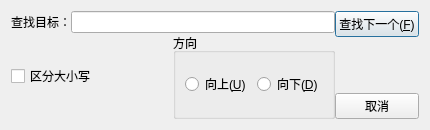
<?xml version="1.0" encoding="UTF-8"?>
<ui version="4.0">
 <class>SearchDialog</class>
 <widget class="QDialog" name="SearchDialog">
  <property name="geometry">
   <rect>
    <x>0</x>
    <y>0</y>
    <width>430</width>
    <height>130</height>
   </rect>
  </property>
  <property name="maximumSize">
   <size>
    <width>430</width>
    <height>130</height>
   </size>
  </property>
  <property name="windowTitle">
   <string>查找</string>
  </property>
  <property name="windowIcon">
   <iconset resource="res.qrc">
    <normaloff>:/images/Find.png</normaloff>:/images/Find.png</iconset>
  </property>
  <layout class="QGridLayout" name="gridLayout">
   <item row="0" column="0">
    <layout class="QHBoxLayout" name="horizontalLayout_4">
     <property name="spacing">
      <number>0</number>
     </property>
     <item>
      <layout class="QVBoxLayout" name="verticalLayout_3">
       <item>
        <layout class="QHBoxLayout" name="horizontalLayout">
         <item>
          <widget class="QLabel" name="label">
           <property name="text">
            <string>查找目标：</string>
           </property>
          </widget>
         </item>
         <item>
          <widget class="QLineEdit" name="searchText"/>
         </item>
        </layout>
       </item>
       <item>
        <layout class="QHBoxLayout" name="horizontalLayout_3">
         <item>
          <widget class="QCheckBox" name="cbCaseSensetive">
           <property name="text">
            <string>区分大小写</string>
           </property>
          </widget>
         </item>
         <item>
          <widget class="QGroupBox" name="groupBox">
           <property name="title">
            <string>方向</string>
           </property>
           <layout class="QVBoxLayout" name="verticalLayout">
            <item>
             <layout class="QHBoxLayout" name="horizontalLayout_2">
              <item>
               <widget class="QRadioButton" name="rbUp">
                <property name="text">
                 <string>向上(&amp;U)</string>
                </property>
               </widget>
              </item>
              <item>
               <widget class="QRadioButton" name="rbDown">
                <property name="text">
                 <string>向下(&amp;D)</string>
                </property>
               </widget>
              </item>
             </layout>
            </item>
           </layout>
          </widget>
         </item>
        </layout>
       </item>
      </layout>
     </item>
     <item>
      <layout class="QVBoxLayout" name="verticalLayout_2">
       <item>
        <widget class="QPushButton" name="btFindNext">
         <property name="text">
          <string>查找下一个(&amp;F)</string>
         </property>
        </widget>
       </item>
       <item>
        <spacer name="verticalSpacer">
         <property name="orientation">
          <enum>Qt::Orientation::Vertical</enum>
         </property>
         <property name="sizeHint" stdset="0">
          <size>
           <width>20</width>
           <height>40</height>
          </size>
         </property>
        </spacer>
       </item>
       <item>
        <widget class="QPushButton" name="btCancel">
         <property name="text">
          <string>取消</string>
         </property>
        </widget>
       </item>
      </layout>
     </item>
    </layout>
   </item>
  </layout>
 </widget>
 <resources>
  <include location="res.qrc"/>
 </resources>
 <connections/>
</ui>
